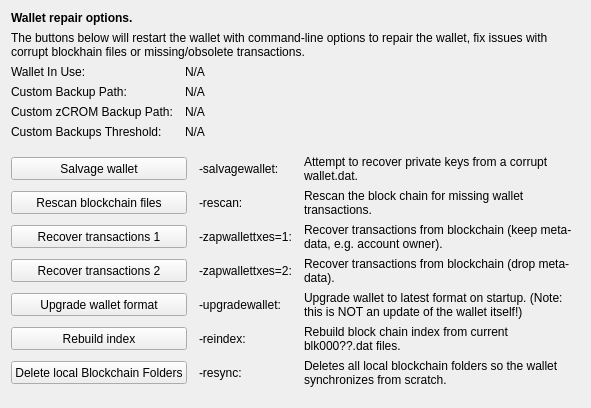
     <widget class="QWidget" name="tab_repair">
      <attribute name="title">
       <string>&amp;Wallet Repair</string>
      </attribute>
      <layout class="QGridLayout" name="gridLayout_4" columnstretch="0,0,0,0">
       <property name="horizontalSpacing">
        <number>12</number>
       </property>
       <item row="0" column="0" colspan="4">
        <widget class="QLabel" name="label_repair_header">
         <property name="font">
          <font>
           <weight>75</weight>
           <bold>true</bold>
          </font>
         </property>
         <property name="text">
          <string>Wallet repair options.</string>
         </property>
        </widget>
       </item>
       <item row="1" column="0" colspan="4">
        <widget class="QLabel" name="label_repair_helptext">
         <property name="font">
          <font>
           <weight>50</weight>
           <bold>false</bold>
          </font>
         </property>
         <property name="text">
          <string>The buttons below will restart the wallet with command-line options to repair the wallet, fix issues with corrupt blockhain files or missing/obsolete transactions.</string>
         </property>
         <property name="wordWrap">
          <bool>true</bool>
         </property>
        </widget>
       </item>
       <item row="2" column="0">
        <widget class="QLabel" name="wallet_path_label">
         <property name="text">
          <string>Wallet In Use:</string>
         </property>
        </widget>
       </item>
       <item row="2" column="1" colspan="3">
        <widget class="QLabel" name="wallet_path">
         <property name="cursor">
          <cursorShape>IBeamCursor</cursorShape>
         </property>
         <property name="text">
          <string>N/A</string>
         </property>
         <property name="textFormat">
          <enum>Qt::PlainText</enum>
         </property>
         <property name="textInteractionFlags">
          <set>Qt::LinksAccessibleByMouse|Qt::TextSelectableByKeyboard|Qt::TextSelectableByMouse</set>
         </property>
        </widget>
       </item>
       <item row="3" column="0">
        <widget class="QLabel" name="wallet_custombackuppath_label">
         <property name="visible">
          <bool>false</bool>
         </property>
         <property name="text">
          <string>Custom Backup Path:</string>
         </property>
        </widget>
       </item>
       <item row="3" column="1" colspan="3">
        <widget class="QLabel" name="wallet_custombackuppath">
         <property name="cursor">
          <cursorShape>IBeamCursor</cursorShape>
         </property>
         <property name="visible">
          <bool>false</bool>
         </property>
         <property name="text">
          <string>N/A</string>
         </property>
         <property name="textFormat">
          <enum>Qt::PlainText</enum>
         </property>
         <property name="textInteractionFlags">
          <set>Qt::LinksAccessibleByMouse|Qt::TextSelectableByKeyboard|Qt::TextSelectableByMouse</set>
         </property>
        </widget>
       </item>
       <item row="4" column="0">
        <widget class="QLabel" name="wallet_customzpivbackuppath_label">
         <property name="visible">
          <bool>false</bool>
         </property>
         <property name="text">
          <string>Custom zCROM Backup Path:</string>
         </property>
        </widget>
       </item>
       <item row="4" column="1" colspan="3">
        <widget class="QLabel" name="wallet_customzpivbackuppath">
         <property name="cursor">
          <cursorShape>IBeamCursor</cursorShape>
         </property>
         <property name="visible">
          <bool>false</bool>
         </property>
         <property name="text">
          <string>N/A</string>
         </property>
         <property name="textFormat">
          <enum>Qt::PlainText</enum>
         </property>
         <property name="textInteractionFlags">
          <set>Qt::LinksAccessibleByMouse|Qt::TextSelectableByKeyboard|Qt::TextSelectableByMouse</set>
         </property>
        </widget>
       </item>
       <item row="5" column="0">
        <widget class="QLabel" name="wallet_custombackupthreshold_label">
         <property name="visible">
          <bool>false</bool>
         </property>
         <property name="text">
          <string>Custom Backups Threshold:</string>
         </property>
        </widget>
       </item>
       <item row="5" column="1" colspan="3">
        <widget class="QLabel" name="wallet_custombackupthreshold">
         <property name="cursor">
          <cursorShape>IBeamCursor</cursorShape>
         </property>
         <property name="visible">
          <bool>false</bool>
         </property>
         <property name="text">
          <string>N/A</string>
         </property>
         <property name="textFormat">
          <enum>Qt::PlainText</enum>
         </property>
         <property name="textInteractionFlags">
          <set>Qt::LinksAccessibleByMouse|Qt::TextSelectableByKeyboard|Qt::TextSelectableByMouse</set>
         </property>
        </widget>
       </item>
       <item row="6" column="0">
        <spacer name="verticalSpacer_repair1">
         <property name="orientation">
          <enum>Qt::Vertical</enum>
         </property>
         <property name="sizeHint" stdset="0">
          <size>
           <width>10</width>
           <height>10</height>
          </size>
         </property>
        </spacer>
       </item>
       <item row="7" column="0" colspan="2">
        <widget class="QPushButton" name="btn_salvagewallet">
         <property name="minimumSize">
          <size>
           <width>100</width>
           <height>23</height>
          </size>
         </property>
         <property name="text">
          <string>Salvage wallet</string>
         </property>
        </widget>
       </item>
       <item row="7" column="2">
        <widget class="QLabel" name="label_repair_salvage_command">
         <property name="text">
          <string notr="true">-salvagewallet:</string>
         </property>
        </widget>
       </item>
       <item row="7" column="3">
        <widget class="QLabel" name="label_repair_salvage">
         <property name="text">
          <string>Attempt to recover private keys from a corrupt wallet.dat.</string>
         </property>
         <property name="wordWrap">
          <bool>true</bool>
         </property>
        </widget>
       </item>
       <item row="8" column="0" colspan="2">
        <widget class="QPushButton" name="btn_rescan">
         <property name="minimumSize">
          <size>
           <width>100</width>
           <height>23</height>
          </size>
         </property>
         <property name="text">
          <string>Rescan blockchain files</string>
         </property>
        </widget>
       </item>
       <item row="8" column="2">
        <widget class="QLabel" name="label_repair_rescan_command">
         <property name="text">
          <string notr="true">-rescan:</string>
         </property>
        </widget>
       </item>
       <item row="8" column="3">
        <widget class="QLabel" name="label_repair_rescan">
         <property name="text">
          <string>Rescan the block chain for missing wallet transactions.</string>
         </property>
         <property name="wordWrap">
          <bool>true</bool>
         </property>
        </widget>
       </item>
       <item row="9" column="0" colspan="2">
        <widget class="QPushButton" name="btn_zapwallettxes1">
         <property name="minimumSize">
          <size>
           <width>100</width>
           <height>23</height>
          </size>
         </property>
         <property name="text">
          <string>Recover transactions 1</string>
         </property>
        </widget>
       </item>
       <item row="9" column="2">
        <widget class="QLabel" name="label_repair_zap1_command">
         <property name="text">
          <string notr="true">-zapwallettxes=1:</string>
         </property>
        </widget>
       </item>
       <item row="9" column="3">
        <widget class="QLabel" name="label_repair_zap1">
         <property name="text">
          <string>Recover transactions from blockchain (keep meta-data, e.g. account owner).</string>
         </property>
         <property name="wordWrap">
          <bool>true</bool>
         </property>
        </widget>
       </item>
       <item row="10" column="0" colspan="2">
        <widget class="QPushButton" name="btn_zapwallettxes2">
         <property name="minimumSize">
          <size>
           <width>100</width>
           <height>23</height>
          </size>
         </property>
         <property name="text">
          <string>Recover transactions 2</string>
         </property>
        </widget>
       </item>
       <item row="10" column="2">
        <widget class="QLabel" name="label_repair_zap2_command">
         <property name="text">
          <string notr="true">-zapwallettxes=2:</string>
         </property>
        </widget>
       </item>
       <item row="10" column="3">
        <widget class="QLabel" name="label_repair_zap2">
         <property name="text">
          <string>Recover transactions from blockchain (drop meta-data).</string>
         </property>
         <property name="wordWrap">
          <bool>true</bool>
         </property>
        </widget>
       </item>
       <item row="11" column="0" colspan="2">
        <widget class="QPushButton" name="btn_upgradewallet">
         <property name="minimumSize">
          <size>
           <width>100</width>
           <height>23</height>
          </size>
         </property>
         <property name="text">
          <string>Upgrade wallet format</string>
         </property>
        </widget>
       </item>
       <item row="11" column="2">
        <widget class="QLabel" name="label_repair_upgrade_command">
         <property name="text">
          <string notr="true">-upgradewallet:</string>
         </property>
        </widget>
       </item>
       <item row="11" column="3">
        <widget class="QLabel" name="label_repair_upgrade">
         <property name="text">
          <string>Upgrade wallet to latest format on startup. (Note: this is NOT an update of the wallet itself!)</string>
         </property>
         <property name="wordWrap">
          <bool>true</bool>
         </property>
        </widget>
       </item>
       <item row="12" column="0" colspan="2">
        <widget class="QPushButton" name="btn_reindex">
         <property name="minimumSize">
          <size>
           <width>100</width>
           <height>23</height>
          </size>
         </property>
         <property name="text">
          <string>Rebuild index</string>
         </property>
        </widget>
       </item>
       <item row="12" column="2">
        <widget class="QLabel" name="label_repair_reindex_command">
         <property name="text">
          <string notr="true">-reindex:</string>
         </property>
        </widget>
       </item>
       <item row="12" column="3">
        <widget class="QLabel" name="label_repair_reindex">
         <property name="text">
          <string>Rebuild block chain index from current blk000??.dat files.</string>
         </property>
         <property name="wordWrap">
          <bool>true</bool>
         </property>
        </widget>
       </item>
       <item row="13" column="0" colspan="2">
        <widget class="QPushButton" name="btn_resync">
         <property name="minimumSize">
          <size>
           <width>100</width>
           <height>23</height>
          </size>
         </property>
         <property name="text">
          <string>Delete local Blockchain Folders</string>
         </property>
        </widget>
       </item>
       <item row="13" column="2">
        <widget class="QLabel" name="label_repair_resync_command">
         <property name="text">
          <string>-resync:</string>
         </property>
        </widget>
       </item>
       <item row="13" column="3">
        <widget class="QLabel" name="label_repair_resync">
         <property name="text">
          <string>Deletes all local blockchain folders so the wallet synchronizes from scratch.</string>
         </property>
         <property name="wordWrap">
          <bool>true</bool>
         </property>
        </widget>
       </item>
       <item row="14" column="0">
        <spacer name="verticalSpacer_repair2">
         <property name="orientation">
          <enum>Qt::Vertical</enum>
         </property>
         <property name="sizeHint" stdset="0">
          <size>
           <width>20</width>
           <height>10</height>
          </size>
         </property>
        </spacer>
       </item>
      </layout>
     </widget>
